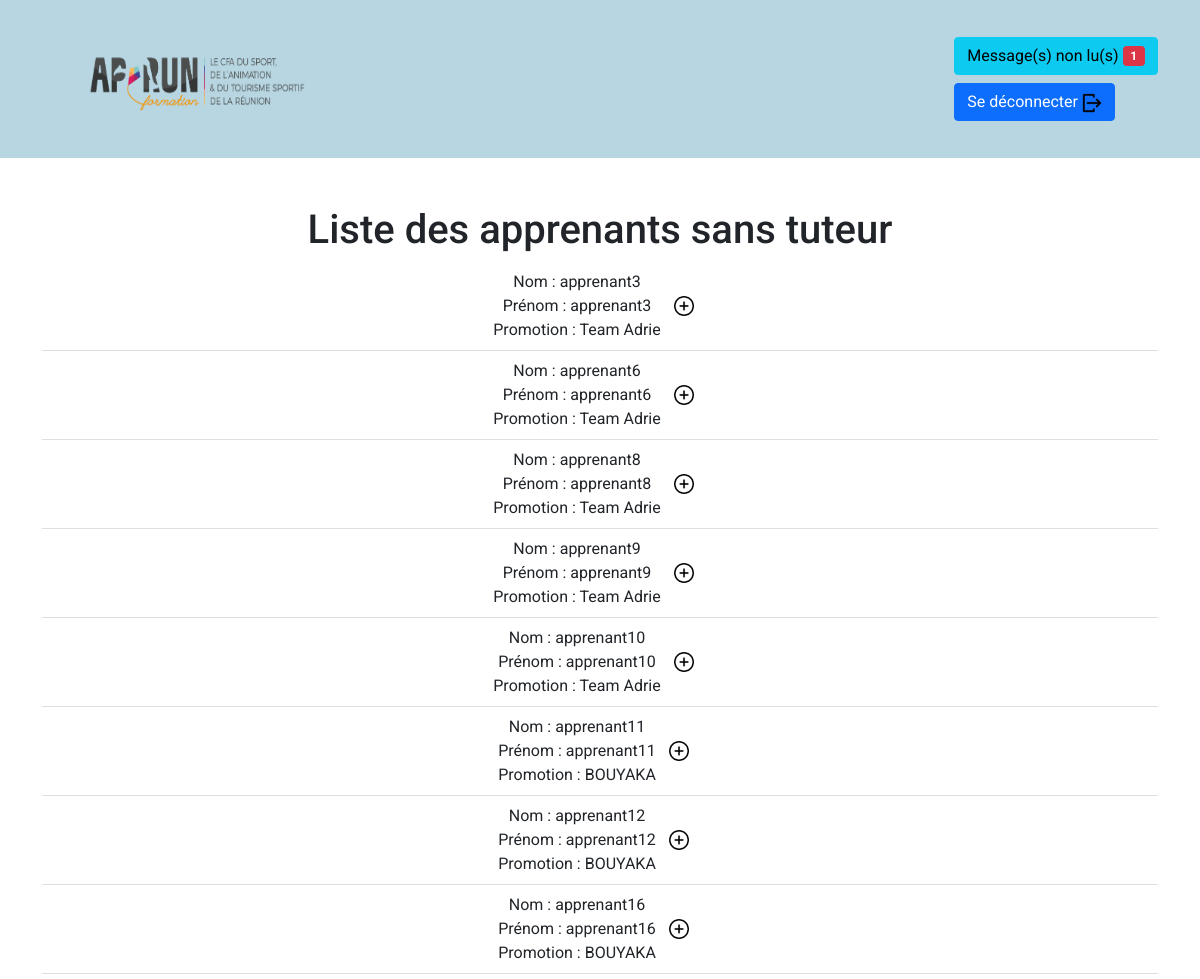
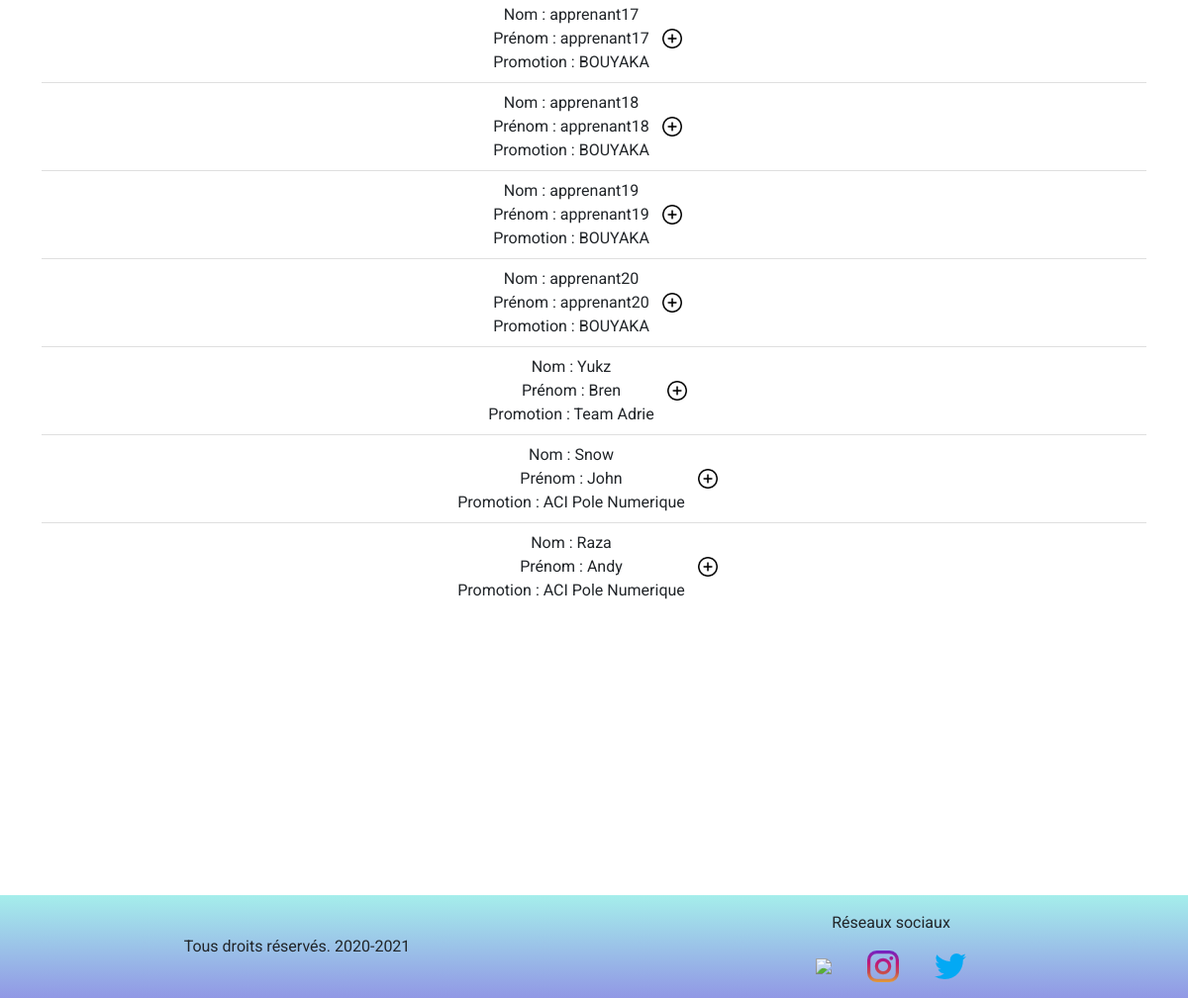
Screenshot of /pages/admin_ajouter_apprenants_tuteur.php with the database file from the repository (2 pictures, top to bottom).
### tables this page shows
CREATE TABLE `utilisateur` (
  `id_user` varchar(100) NOT NULL,
  `nom` varchar(100) NOT NULL,
  `prenom` varchar(100) NOT NULL,
  `email` varchar(150) NOT NULL,
  `mdp` text NOT NULL
);

CREATE TABLE `promotion` (
  `id_promo` varchar(100) NOT NULL,
  `nom` varchar(100) NOT NULL,
  `formation` varchar(100) NOT NULL,
  `debut` int(11) NOT NULL,
  `fin` int(11) NOT NULL,
  `duree` int(11) NOT NULL
);

### pages/admin_ajouter_apprenants_tuteur.php (called while the page is built, shortened)
<?php
$allow = '0';
require_once '../includes/header.php';
require_once '../includes/affichage_liste_ajouter_tuteur.php';
require_once '../includes/footer.php';
?>

### includes/affichage_liste_ajouter_tuteur.php (the view, shortened to what this page needs)
<?php
require_once 'bdd.php';
$req = $bdd->prepare("SELECT utilisateur.nom AS nom, utilisateur.prenom AS prenom, utilisateur.id_user as id, promotion.nom AS promotion
                    FROM  `utilisateur_tuteur`
                    INNER JOIN `utilisateur` ON utilisateur.id_user = utilisateur_tuteur.id_user_apprenant
                    INNER JOIN `utilisateur_promotion` on utilisateur_promotion.id_user = utilisateur.id_user
                    INNER JOIN `promotion` ON promotion.id_promo = utilisateur_promotion.id_promo
                    WHERE id_user_tuteur IS NULL
");
$req->execute();
$tab = $req->fetchAll(PDO::FETCH_ASSOC);
?>
<section class="container-fluid py-5">
    <div class="container">
        <h1 class="text-center">Liste des apprenants sans tuteur</h1>
        <ul class="list-group list-group-flush text-center">
            <?php foreach ($tab as $key => $value) { ?>
                <li class="list-group-item d-flex justify-content-center"> Nom : <?= $value['nom'] . '<br> Prénom : ' . $value['prenom']
                                                                . '<br> Promotion : ' . $value['promotion']; ?>
                    <form action="../includes/liaison_tuteur_apprenant.php" method="POST">
                        <button class="btn mt-3" type="submit" name="add">
                            <img src="../ressources/img/add.png" width="20px" height="20px">
                        </button>
                    </form>
                </li>
            <?php } ?>
        </ul>
    </div>
</section>

### includes/header.php (shortened to what this page needs)
<?php
$servername = "localhost";
$username = "root";
$password = NULL;
$dbname = "bdd_app_aprun";
$bdd2 = new PDO("mysql:host=$servername;dbname=$dbname", $username, $password);
$bdd2->setAttribute(PDO::ATTR_ERRMODE, PDO::ERRMODE_EXCEPTION);
$req = $bdd2->prepare("SELECT COUNT(id) FROM absence_justificatif");
$req->execute();
$nbre = $req->fetch();
?>
<!DOCTYPE html>
<html lang="fr">
<head>
    <link href="https://cdn.jsdelivr.net/npm/bootstrap@5.0.0-beta1/dist/css/bootstrap.min.css" rel="stylesheet">
    <link rel="stylesheet" href="../styles/style.css">
    <link rel="stylesheet" href="https://cdn.jsdelivr.net/npm/fullcalendar@5.5.0/main.css">
</head>
<body>
    <header class="py-3">
        <nav class="navbar navbar-light">
            <div class="container d-flex">
                <a class="navbar-brand w-25 d-flex justify-content-end" href="
                <?php
                if ($_SESSION['role'] === '0') {
                    echo 'admin_accueil.php';
                }
                if ($_SESSION['role'] === '1') {
                    echo 'apprenant_edt.php';
                }
                if ($_SESSION['role'] === '2') {
                    echo 'formateur_accueil.php';
                }
                if ($_SESSION['role'] === '3') {
                    echo 'tuteur_accueil.php?page=1';
                }
                ?>
                "><img  src="../ressources/img/logo.png"  id="logo"></a>
                <div class="justify-content-end" id="navbarNav">
                    <ul class="navbar-nav">
                        <?php if ($allow ===  "0" && $nbre['COUNT(id)'] > 0) { ?> <li class="nav-item"><a href="admin_messagerie.php">
                                    <div class="mb-2" id="notification">
                                        <button type="button" class="btn btn-info">
                                            Message(s) non lu(s) <span class="badge bg-danger">
                                                <?= $nbre['COUNT(id)'];
                                                ?></span>
                                        </button>
                                    </div>
                                </a></li> <?php } ?>
                        <li class="nav-item">
                            <form action="../includes/connexion.php" method="POST">
                                <button class="btn btn-primary" type="submit" name="deconnexion">Se déconnecter
                                    <img src="../ressources/icones/logout.png" width="20px" height="20px">
                                </button>
                            </form>
                        </li>
                    </ul>
                </div>
            </div>
        </nav>
    </header>

### includes/footer.php
<footer class="container-fluid">
    <div class="row row-cols-md-2 row-cols-1 py-3">
        <div class="col mt-md-4 text-center">
            <p>Tous droits réservés. 2020-2021</p>
        </div>
        <div class="col text-center">
            <p>Réseaux sociaux</p>
            <img class="mx-3" src="../ressources/img/facebook.png">
            <img class="mx-3" src="../ressources/img/instagram.png">
            <a href="https://twitter.com/aprunformation"><img class="mx-3" src="../ressources/img/twitter.png"></a>
        </div>
    </div>
</footer>
</body>
</html>

### styles/style.css (style rules this page uses)
body { font-family: 'Roboto', sans-serif; }
header { background-color:#b7d6e2 ; }
footer { background: linear-gradient(#a5eeeb, #9198e5); margin-top:30vh; }
#logo { width: 250px; height:100px; }

### rows the page displays
utilisateur: nom "apprenant3", prenom "apprenant3", promotion.nom "Team Adrie"
utilisateur: nom "apprenant6", prenom "apprenant6", promotion.nom "Team Adrie"
utilisateur: nom "apprenant8", prenom "apprenant8", promotion.nom "Team Adrie"
utilisateur: nom "apprenant9", prenom "apprenant9", promotion.nom "Team Adrie"
utilisateur: nom "apprenant10", prenom "apprenant10", promotion.nom "Team Adrie"
utilisateur: nom "apprenant11", prenom "apprenant11", promotion.nom "BOUYAKA"
utilisateur: nom "apprenant12", prenom "apprenant12", promotion.nom "BOUYAKA"
utilisateur: nom "apprenant16", prenom "apprenant16", promotion.nom "BOUYAKA"
utilisateur: nom "apprenant17", prenom "apprenant17", promotion.nom "BOUYAKA"
utilisateur: nom "apprenant18", prenom "apprenant18", promotion.nom "BOUYAKA"
utilisateur: nom "apprenant19", prenom "apprenant19", promotion.nom "BOUYAKA"
utilisateur: nom "apprenant20", prenom "apprenant20", promotion.nom "BOUYAKA"
utilisateur: nom "Yukz", prenom "Bren", promotion.nom "Team Adrie"
utilisateur: nom "Snow", prenom "John", promotion.nom "ACI Pole Numerique"
utilisateur: nom "Raza", prenom "Andy", promotion.nom "ACI Pole Numerique"

### other values shown
$nbre['COUNT(id)'] "1"
